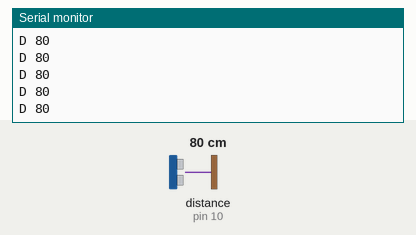
Recording of a sketch running on a simulated Arduino Mega 2560, built with avr-gcc and run on an emulated ATmega2560. On the bench: the last lines printed to the serial monitor. Wiring (inferred from the names in the program): ultrasonic range finder: trigger pin 9; echo pin 10. The inputs (shaded band) are chosen by the test bench; at power-on: distance to the obstacle (sensor on pin 10) 80 cm. The echo pulse lasts 58.3 µs per cm.

Above: at 1.2 s.
1.3 s: distance to the obstacle (sensor on pin 10) set to 2 cm
At 1.35 s:
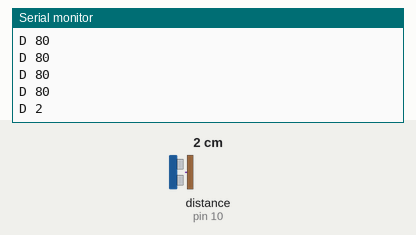
2.8 s: distance to the obstacle (sensor on pin 10) set to 4 cm
At 3.6 s:
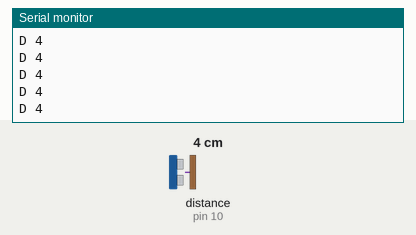
Timing chart, 0 to 5.8 s (numbered marks = the images above; inputs shaded):
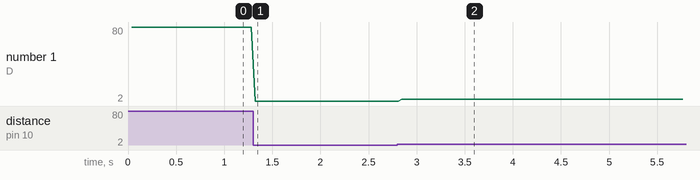

The sketch:

sensor.ino
```cpp
// HC-SR04 proximity sensor for the truck dashboard (ESP32 or Elegoo Mega 2560).
//
// Mega 2560 wiring (5 V board, no divider needed):
//          HC-SR04 VCC -> 5V   GND -> GND   TRIG -> D9   ECHO -> D10
//
// ESP32 wiring:
// Wiring:  HC-SR04 VCC -> 5V (VIN)   GND -> GND
//          TRIG -> GPIO 5
//          ECHO -> GPIO 18 through a divider (ECHO -> 1k -> GPIO18 -> 2k -> GND),
//                  because ECHO is a 5 V signal and ESP32 pins are 3.3 V.
//
// Prints one line per reading at ~20 Hz:  "D <cm>"  (-1 = no echo / out of range)
// The dashboard server reads these over USB serial (115200 baud).

#ifdef ARDUINO_AVR_MEGA2560
const int TRIG = 9;
const int ECHO = 10;
#else
const int TRIG = 5;
const int ECHO = 18;
#endif
const unsigned long TIMEOUT_US = 25000;   // ~4.3 m round trip; beyond that report -1

long readOnce() {
  digitalWrite(TRIG, LOW);  delayMicroseconds(3);
  digitalWrite(TRIG, HIGH); delayMicroseconds(10);
  digitalWrite(TRIG, LOW);
  unsigned long us = pulseIn(ECHO, HIGH, TIMEOUT_US);
  if (us == 0) return -1;
  return (long)(us / 58);                 // microseconds -> centimetres
}

void setup() {
  Serial.begin(115200);
  pinMode(TRIG, OUTPUT);
  pinMode(ECHO, INPUT);
  digitalWrite(TRIG, LOW);
}

void loop() {
  // Median of three readings suppresses the sensor's occasional wild value.
  long a = readOnce(); delay(12);
  long b = readOnce(); delay(12);
  long c = readOnce();
  long lo = min(a, min(b, c)), hi = max(a, max(b, c));
  long med = a + b + c - lo - hi;
  // If any reading timed out, trust a real echo over -1 so a person is never missed.
  if (med < 0) med = hi;
  Serial.print("D "); Serial.println(med);
  delay(12);
}
```

Measured:
- after the input at 1.3 s, the serial monitor: prints a new line at once (image 1)
- after the input at 2.8 s, the serial monitor: prints a new line after 0.05 s (image 2)
- plotted number 1: 80 → 2 after the input at 1.3 s, 2 → 4 after the input at 2.8 s
